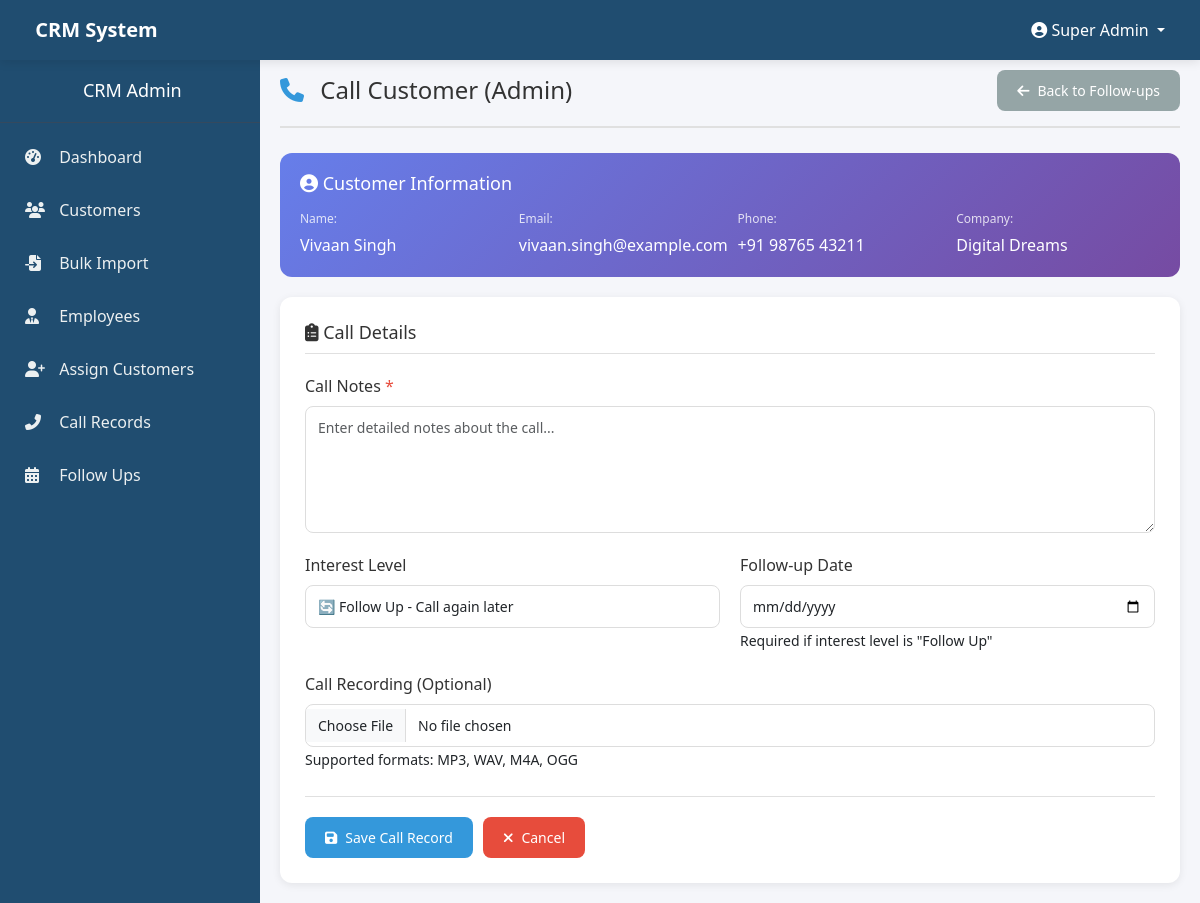
/pages/admin/admin_call_customer.php?id=12 (signed in), run on the app's committed database.
### tables this page shows
CREATE TABLE `users` (
  `id` int(11) NOT NULL,
  `name` varchar(100) NOT NULL,
  `email` varchar(100) DEFAULT NULL,
  `phone` varchar(20) DEFAULT NULL,
  `company` varchar(100) DEFAULT NULL,
  `address` text DEFAULT NULL,
  `assigned_to` int(11) DEFAULT NULL,
  `status` enum('active','inactive') DEFAULT 'active',
  `created_at` date NOT NULL,
  `updated_at` timestamp NOT NULL DEFAULT current_timestamp() ON UPDATE current_timestamp(),
  `assignment_date` date DEFAULT NULL
);

### includes/functions.php (called while the page is built, shortened)
<?php
require_once __DIR__ . '/config.php';
function getUserById($id)
{
    global $pdo;
    $stmt = $pdo->prepare("SELECT u.*, e.name as assigned_employee_name
                           FROM users u
                           LEFT JOIN employees e ON u.assigned_to = e.id
                           WHERE u.id = ?");
    $stmt->execute([$id]);
    return $stmt->fetch();
}
?>

### pages/admin/admin_call_customer.php (the view, shortened to what this page needs)
<?php
require_once '../../includes/config.php';
require_once '../../includes/functions.php';
$customer_id = isset($_GET['id']) ? (int)$_GET['id'] : 0;
$customer = getUserById($customer_id);
include_once '../../components/header.php';
include_once '../../components/navbar.php';
?>
<div class="wrapper">
    <?php include_once '../../components/sidebar_admin.php'; ?>
    <div class="main-content">
        <div class="page-header">
            <h1><i class="fas fa-phone"></i> Call Customer (Admin)</h1>
            <div class="header-actions">
                <a href="follow_ups.php" class="btn btn-secondary">
                    <i class="fas fa-arrow-left"></i> Back to Follow-ups
                </a>
            </div>
        </div>
        <div class="customer-info-card">
            <h3><i class="fas fa-user-circle"></i> Customer Information</h3>
            <div class="info-grid">
                <div class="info-item">
                    <label>Name:</label>
                    <span><?php echo htmlspecialchars($customer['name']); ?></span>
                </div>
                <div class="info-item">
                    <label>Email:</label>
                    <span><?php echo htmlspecialchars($customer['email']) ?: 'N/A'; ?></span>
                </div>
                <div class="info-item">
                    <label>Phone:</label>
                    <span><?php echo htmlspecialchars($customer['phone']) ?: 'N/A'; ?></span>
                </div>
                <div class="info-item">
                    <label>Company:</label>
                    <span><?php echo htmlspecialchars($customer['company']) ?: 'N/A'; ?></span>
                </div>
            </div>
        </div>
        <div class="form-card">
            <h3><i class="fas fa-clipboard-list"></i> Call Details</h3>
            <form method="POST" action="" enctype="multipart/form-data" id="callForm">
                <div class="form-group">
                    <label for="notes">Call Notes <span class="required">*</span></label>
                    <textarea id="notes" name="notes" class="form-control" rows="5"
                              placeholder="Enter detailed notes about the call..." required></textarea>
                </div>
                <div class="form-row">
                    <div class="form-group">
                        <label for="interest_level">Interest Level</label>
                        <select id="interest_level" name="interest_level" class="form-control">
                            <option value="follow_up" selected>🔄 Follow Up - Call again later</option>
                        </select>
                    </div>
                    <div class="form-group" id="followUpGroup">
                        <label for="follow_up_date">Follow-up Date</label>
                        <input type="date" id="follow_up_date" name="follow_up_date" class="form-control">
                        <small>Required if interest level is "Follow Up"</small>
                    </div>
                </div>
                <div class="form-group">
                    <label for="recording">Call Recording (Optional)</label>
                    <input type="file" id="recording" name="recording" class="form-control" accept=".mp3,.wav,.m4a,.ogg">
                    <small>Supported formats: MP3, WAV, M4A, OGG</small>
                </div>
                <div class="form-actions">
                    <button type="submit" class="btn btn-primary" id="submitBtn">
                        <i class="fas fa-save"></i> Save Call Record
                    </button>
                    <a href="follow_ups.php" class="btn btn-danger">
                        <i class="fas fa-times"></i> Cancel
                    </a>
                </div>
            </form>
        </div>
    </div>
</div>
<?php include_once '../../components/footer.php'; ?>

### assets/css/style.css (style rules this page uses)
* { margin: 0; padding: 0; box-sizing: border-box; }
body { font-family: 'Segoe UI', Tahoma, Geneva, Verdana, sans-serif; background: #f5f6fa; overflow-x: hidden; }
.main-content { margin-left: 260px; margin-top: 50px; padding: 20px; min-height: 100vh; background: #f5f6fa; }
.page-header { display: flex; justify-content: space-between; align-items: center; flex-wrap: wrap; gap: 15px; margin-bottom: 25px; padding-bottom: 15px; border-bottom: 2px solid #e0e0e0; }
.page-header h1 { font-size: 24px; color: #333; margin: 0; }
.page-header h1 i { margin-right: 10px; color: #3498db; }
.header-actions { display: flex; gap: 10px; flex-wrap: wrap; }
.btn { display: inline-flex; align-items: center; gap: 8px; padding: 8px 16px; border: none; border-radius: 6px; font-size: 14px; cursor: pointer; text-decoration: none; transition: all 0.3s; }
.btn-primary { background: #3498db; color: white; }
.btn-danger { background: #e74c3c; color: white; }
.btn-secondary { background: #95a5a6; color: white; }
.form-card { background: white; border-radius: 10px; padding: 25px; box-shadow: 0 2px 10px rgba(0,0,0,0.05); }
.form-group { margin-bottom: 20px; }
.form-group label { display: block; margin-bottom: 8px; font-weight: 500; color: #333; }
.form-control { width: 100%; padding: 10px 12px; border: 1px solid #ddd; border-radius: 6px; font-size: 14px; }
textarea.form-control { resize: vertical; min-height: 80px; }

### pages/admin/admin_call_customer.php (style rules this page uses)
.customer-info-card { background: linear-gradient(135deg, #667eea 0%, #764ba2 100%); border-radius: 12px; padding: 20px; margin-bottom: 20px; color: white; }
.customer-info-card h3 { margin: 0 0 15px 0; font-size: 18px; }
.info-grid { display: grid; grid-template-columns: repeat(auto-fit, minmax(200px, 1fr)); gap: 15px; }
.info-item { display: flex; flex-direction: column; }
.info-item label { font-size: 12px; opacity: 0.8; margin-bottom: 5px; }
.info-item span { font-size: 16px; font-weight: 500; }
.form-card { background: white; border-radius: 12px; padding: 25px; box-shadow: 0 2px 8px rgba(0,0,0,0.08); }
.form-card h3 { margin: 0 0 20px 0; font-size: 18px; color: #333; padding-bottom: 10px; border-bottom: 1px solid #e0e0e0; }
.form-group { margin-bottom: 20px; }
.form-group label { display: block; margin-bottom: 8px; font-weight: 500; color: #333; }
.required { color: #e74c3c; }
.form-row { display: grid; grid-template-columns: 1fr 1fr; gap: 20px; }
.form-control { width: 100%; padding: 10px 12px; border: 1px solid #ddd; border-radius: 8px; font-size: 14px; }
textarea.form-control { resize: vertical; min-height: 100px; }
.form-actions { display: flex; gap: 10px; margin-top: 25px; padding-top: 20px; border-top: 1px solid #e0e0e0; }
.btn-primary { background: #3498db; color: white; border: none; padding: 10px 20px; border-radius: 8px; cursor: pointer; }
.btn-danger { background: #e74c3c; color: white; border: none; padding: 10px 20px; border-radius: 8px; cursor: pointer; text-decoration: none; }
.btn-secondary { background: #95a5a6; color: white; border: none; padding: 10px 20px; border-radius: 8px; cursor: pointer; text-decoration: none; }

### data on the page
users: name "Vivaan Singh", email "vivaan.singh@example.com", phone "+91 98765 43211", company "Digital Dreams"

### other printed values
$_SESSION['user_name'] "Super Admin"
